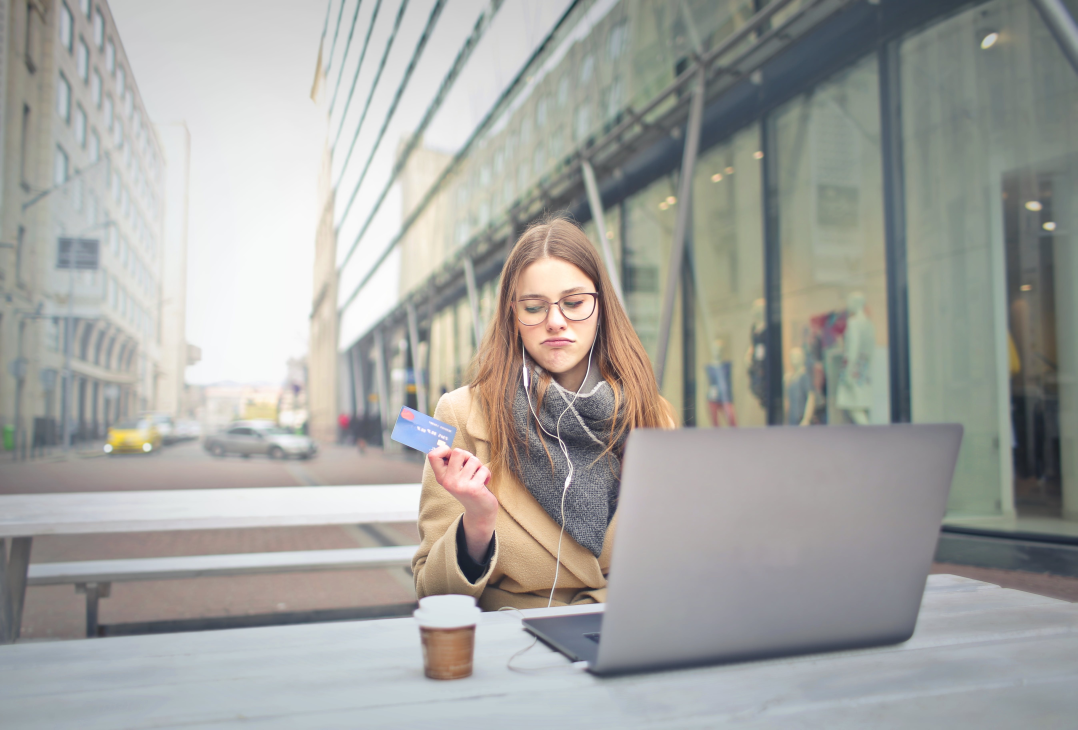
#> input picture BlackWhiteFilter-OpenCV/pexels-andrea-piacquadio-3784391.jpg, 5387 x 3647 px, found by its file name (shown at 1/5 size)
$ python BlackWhiteFilter-OpenCV.py
#> lines starting #> are read from the running program, lines starting #| are printed output that depends on the picture; after the words box and inside, x2 and y2 are one past the last pixel; in counts of white or black regions, pixels touching at a corner belong together
import cv2

# Forneça o caminho completo da imagem
image_path = 'BlackWhiteFilter-OpenCV/pexels-andrea-piacquadio-3784391.jpg'

original_image = cv2.imread(image_path)
#> original_image is the input picture: shape (3647, 5387, 3); mean B, G, R 160.4, 164.1, 163.6

# Verifique se a leitura da imagem foi bem-sucedida
if original_image is not None:
    # Redimensione a imagem para uma largura desejada (por exemplo, 800 pixels)
    target_width = 800
    aspect_ratio = original_image.shape[1] / original_image.shape[0]
#> aspect_ratio = 1.48
    target_height = int(target_width / aspect_ratio)
#> target_height = 541
    resized_image = cv2.resize(original_image, (target_width, target_height))
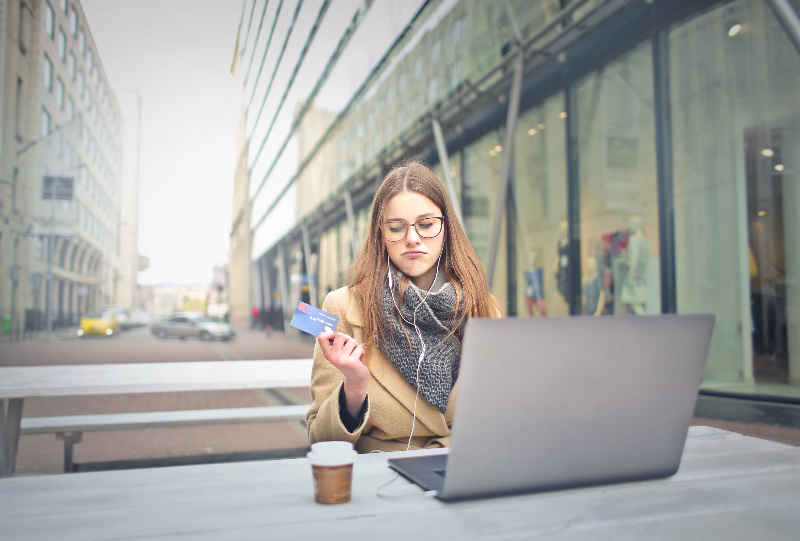
#> resized_image: shape (541, 800, 3); mean B, G, R 160.4, 164, 163.6

    gray_image = cv2.cvtColor(resized_image, cv2.COLOR_BGR2GRAY)
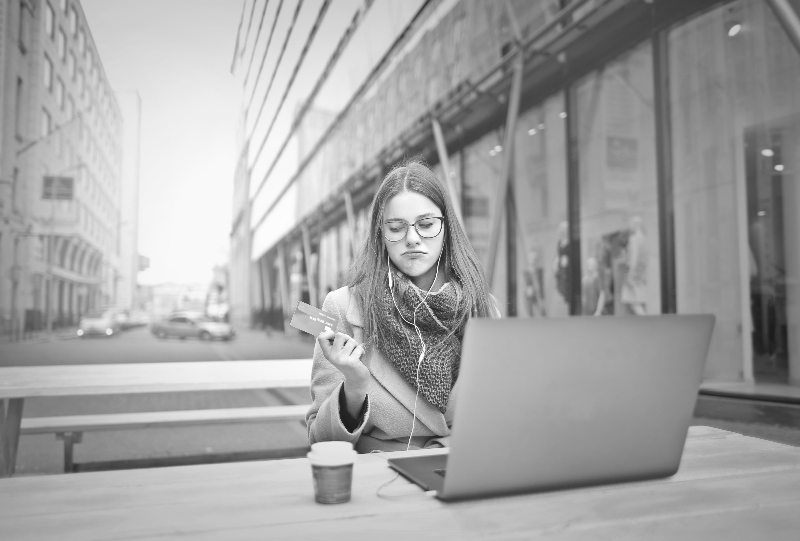
#> gray_image: shape (541, 800); min 26, max 255, mean 163.5

    (thresh, black_and_white_image) = cv2.threshold(gray_image, 127, 255, cv2.THRESH_BINARY)
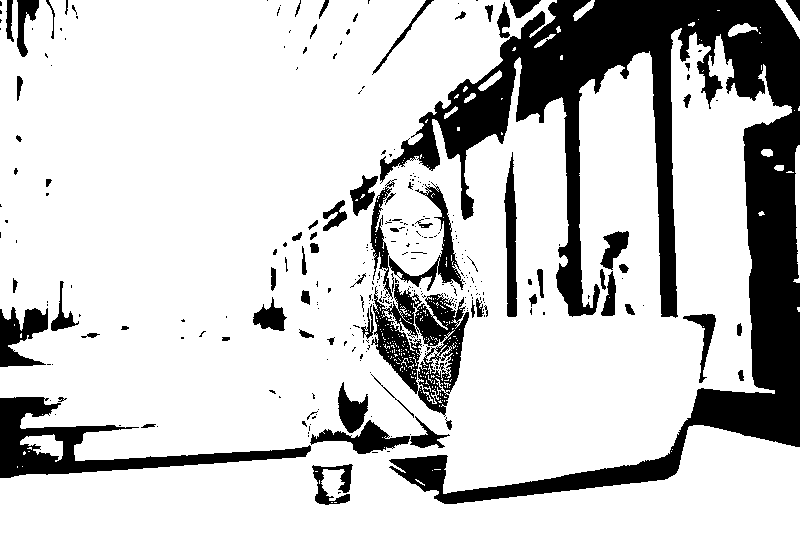
#> black_and_white_image: shape (541, 800); 79.4% white; 312 black regions (239 under 20 px), largest, box (x1, y1, x2, y2) and area: (380, 0, 800, 504) 58748, (0, 397, 311, 478) 6824, (371, 284, 469, 417) 5729

    cv2.imshow('Black and White Image', black_and_white_image)
    cv2.imshow('Original Image', resized_image)
    cv2.imshow('Gray Image', gray_image)

    cv2.waitKey(0)
    cv2.destroyAllWindows()
else:
    print("Erro ao ler a imagem. Verifique o caminho do arquivo.")
